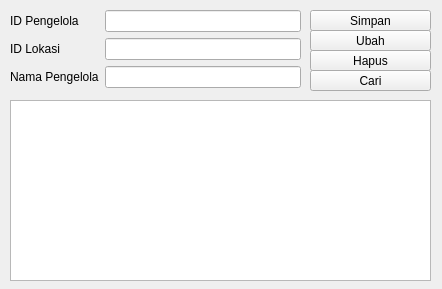
<?xml version="1.0" encoding="UTF-8"?>
<ui version="4.0">
 <class>formpengelola</class>
 <widget class="QWidget" name="formpengelola">
  <property name="geometry">
   <rect>
    <x>0</x>
    <y>0</y>
    <width>442</width>
    <height>289</height>
   </rect>
  </property>
  <property name="windowTitle">
   <string>Form</string>
  </property>
  <widget class="QWidget" name="formLayoutWidget">
   <property name="geometry">
    <rect>
     <x>10</x>
     <y>10</y>
     <width>291</width>
     <height>91</height>
    </rect>
   </property>
   <layout class="QFormLayout" name="formLayout">
    <item row="0" column="0">
     <widget class="QLabel" name="id_pengelolaLabel">
      <property name="text">
       <string>ID Pengelola</string>
      </property>
     </widget>
    </item>
    <item row="0" column="1">
     <widget class="QLineEdit" name="id_pengelolaLineEdit"/>
    </item>
    <item row="1" column="0">
     <widget class="QLabel" name="id_lokasiLabel">
      <property name="text">
       <string>ID Lokasi</string>
      </property>
     </widget>
    </item>
    <item row="1" column="1">
     <widget class="QLineEdit" name="id_lokasiLineEdit"/>
    </item>
    <item row="2" column="0">
     <widget class="QLabel" name="nama_pengelolaLabel">
      <property name="text">
       <string>Nama Pengelola</string>
      </property>
     </widget>
    </item>
    <item row="2" column="1">
     <widget class="QLineEdit" name="nama_pengelolaLineEdit"/>
    </item>
   </layout>
  </widget>
  <widget class="QPushButton" name="pushButton">
   <property name="geometry">
    <rect>
     <x>310</x>
     <y>10</y>
     <width>121</width>
     <height>21</height>
    </rect>
   </property>
   <property name="text">
    <string>Simpan</string>
   </property>
  </widget>
  <widget class="QPushButton" name="pushButton_2">
   <property name="geometry">
    <rect>
     <x>310</x>
     <y>30</y>
     <width>121</width>
     <height>21</height>
    </rect>
   </property>
   <property name="text">
    <string>Ubah</string>
   </property>
  </widget>
  <widget class="QPushButton" name="pushButton_3">
   <property name="geometry">
    <rect>
     <x>310</x>
     <y>50</y>
     <width>121</width>
     <height>21</height>
    </rect>
   </property>
   <property name="text">
    <string>Hapus</string>
   </property>
  </widget>
  <widget class="QPushButton" name="pushButton_4">
   <property name="geometry">
    <rect>
     <x>310</x>
     <y>70</y>
     <width>121</width>
     <height>21</height>
    </rect>
   </property>
   <property name="text">
    <string>Cari</string>
   </property>
  </widget>
  <widget class="QTableView" name="tablepengelola">
   <property name="geometry">
    <rect>
     <x>10</x>
     <y>100</y>
     <width>421</width>
     <height>181</height>
    </rect>
   </property>
  </widget>
 </widget>
 <resources/>
 <connections/>
</ui>
